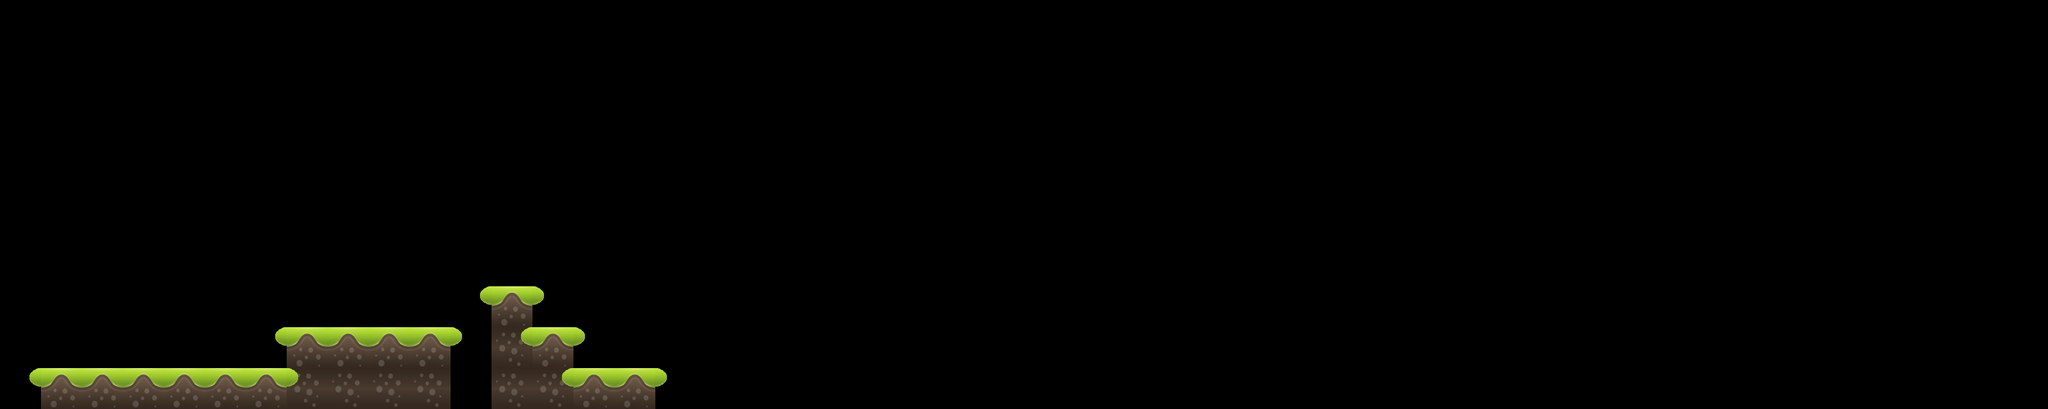

Rendered tile map (Tiled .tmx) drawn with the repository's tilesets; below, a short description and the map source with its tile grids summarised:
An orthogonal 100x20 tile map with 32x32 px tiles, 2 tile layers (Tile Layer 1, Tile Layer 2), 4 tilesets.

<map version="1.0" orientation="orthogonal" renderorder="right-down" width="100" height="20" tilewidth="32" tileheight="32" nextobjectid="1">
 <tileset firstgid="1" name="grass_top" tilewidth="32" tileheight="32" tilecount="4" columns="2">
  <image source="tiles/Tileset/Proj/grass_top.png" width="64" height="64" />
 </tileset>
 <tileset firstgid="5" name="dirt" tilewidth="32" tileheight="32" tilecount="4" columns="2">
  <image source="tiles/Tileset/Proj/dirt.png" width="64" height="64" />
 </tileset>
 <tileset firstgid="9" name="edge_left" tilewidth="32" tileheight="32" tilecount="4" columns="2">
  <image source="tiles/Tileset/Proj/edge_left.png" width="64" height="64" />
 </tileset>
 <tileset firstgid="13" name="edge_right" tilewidth="32" tileheight="32" tilecount="4" columns="2">
  <image source="tiles/Tileset/Proj/edge_right.png" width="64" height="64" />
 </tileset>
 <layer name="Tile Layer 1" width="100" height="20">
  <data>[2000 cells, 86 non-empty, 10 distinct tile ids]</data>
 </layer>
 <layer name="Tile Layer 2" width="100" height="20">
  <data>[2000 cells, 8 non-empty, 2 distinct tile ids]</data>
 </layer>
</map>
